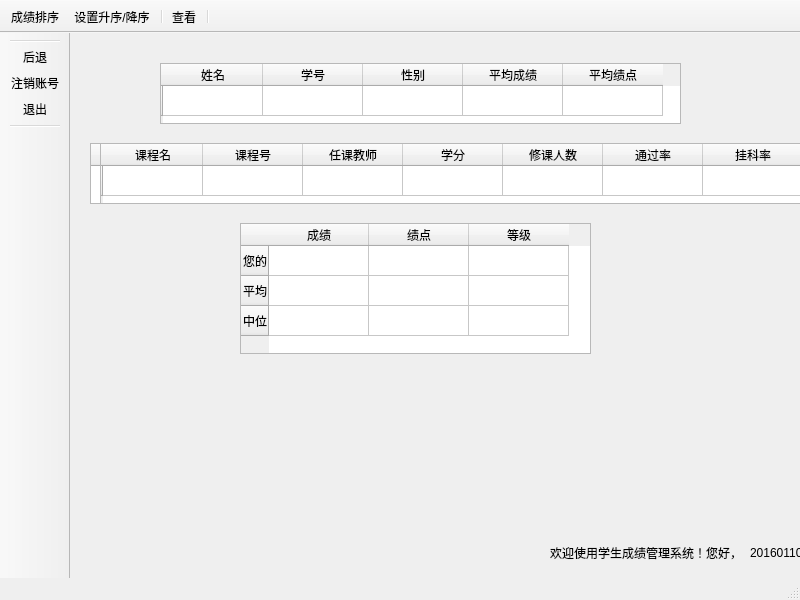
<?xml version="1.0" encoding="UTF-8"?>
<ui version="4.0">
 <class>MainWindow_Student</class>
 <widget class="QMainWindow" name="MainWindow_Student">
  <property name="geometry">
   <rect>
    <x>0</x>
    <y>0</y>
    <width>800</width>
    <height>600</height>
   </rect>
  </property>
  <property name="windowTitle">
   <string>学生成绩管理系统-学生模式</string>
  </property>
  <widget class="QWidget" name="centralwidget">
   <widget class="QLabel" name="label">
    <property name="geometry">
     <rect>
      <x>0</x>
      <y>0</y>
      <width>800</width>
      <height>600</height>
     </rect>
    </property>
    <property name="text">
     <string/>
    </property>
    <property name="pixmap">
     <pixmap resource="images.qrc">:/image/images/背景.png</pixmap>
    </property>
    <property name="scaledContents">
     <bool>true</bool>
    </property>
   </widget>
   <widget class="QLabel" name="label_fixed">
    <property name="geometry">
     <rect>
      <x>480</x>
      <y>512</y>
      <width>191</width>
      <height>16</height>
     </rect>
    </property>
    <property name="text">
     <string>欢迎使用学生成绩管理系统！您好，</string>
    </property>
   </widget>
   <widget class="QLabel" name="label_change">
    <property name="geometry">
     <rect>
      <x>680</x>
      <y>510</y>
      <width>121</width>
      <height>20</height>
     </rect>
    </property>
    <property name="text">
     <string>2016011073</string>
    </property>
   </widget>
   <widget class="QTableWidget" name="table_student">
    <property name="geometry">
     <rect>
      <x>20</x>
      <y>110</y>
      <width>721</width>
      <height>61</height>
     </rect>
    </property>
    <column>
     <property name="text">
      <string>课程名</string>
     </property>
    </column>
    <column>
     <property name="text">
      <string>课程号</string>
     </property>
    </column>
    <column>
     <property name="text">
      <string>任课教师</string>
     </property>
    </column>
    <column>
     <property name="text">
      <string>学分</string>
     </property>
    </column>
    <column>
     <property name="text">
      <string>成绩</string>
     </property>
    </column>
    <column>
     <property name="text">
      <string>绩点</string>
     </property>
    </column>
    <column>
     <property name="text">
      <string>等级</string>
     </property>
    </column>
   </widget>
   <widget class="QTableWidget" name="table_student_total">
    <property name="geometry">
     <rect>
      <x>90</x>
      <y>30</y>
      <width>521</width>
      <height>61</height>
     </rect>
    </property>
    <row>
     <property name="text">
      <string/>
     </property>
    </row>
    <column>
     <property name="text">
      <string>姓名</string>
     </property>
    </column>
    <column>
     <property name="text">
      <string>学号</string>
     </property>
    </column>
    <column>
     <property name="text">
      <string>性别</string>
     </property>
    </column>
    <column>
     <property name="text">
      <string>平均成绩</string>
     </property>
    </column>
    <column>
     <property name="text">
      <string>平均绩点</string>
     </property>
    </column>
   </widget>
   <widget class="QTableWidget" name="table_info1">
    <property name="geometry">
     <rect>
      <x>30</x>
      <y>110</y>
      <width>721</width>
      <height>61</height>
     </rect>
    </property>
    <row>
     <property name="text">
      <string/>
     </property>
    </row>
    <column>
     <property name="text">
      <string>课程名</string>
     </property>
    </column>
    <column>
     <property name="text">
      <string>课程号</string>
     </property>
    </column>
    <column>
     <property name="text">
      <string>任课教师</string>
     </property>
    </column>
    <column>
     <property name="text">
      <string>学分</string>
     </property>
    </column>
    <column>
     <property name="text">
      <string>修课人数</string>
     </property>
    </column>
    <column>
     <property name="text">
      <string>通过率</string>
     </property>
    </column>
    <column>
     <property name="text">
      <string>挂科率</string>
     </property>
    </column>
   </widget>
   <widget class="QTableWidget" name="table_info2">
    <property name="geometry">
     <rect>
      <x>170</x>
      <y>190</y>
      <width>351</width>
      <height>131</height>
     </rect>
    </property>
    <row>
     <property name="text">
      <string>您的</string>
     </property>
    </row>
    <row>
     <property name="text">
      <string>平均</string>
     </property>
    </row>
    <row>
     <property name="text">
      <string>中位</string>
     </property>
    </row>
    <column>
     <property name="text">
      <string>成绩</string>
     </property>
    </column>
    <column>
     <property name="text">
      <string>绩点</string>
     </property>
    </column>
    <column>
     <property name="text">
      <string>等级</string>
     </property>
    </column>
   </widget>
   <zorder>label</zorder>
   <zorder>table_student</zorder>
   <zorder>table_student_total</zorder>
   <zorder>label_fixed</zorder>
   <zorder>label_change</zorder>
   <zorder>table_info1</zorder>
   <zorder>table_info2</zorder>
  </widget>
  <widget class="QStatusBar" name="statusbar"/>
  <widget class="QToolBar" name="toolBar">
   <property name="windowTitle">
    <string>toolBar</string>
   </property>
   <property name="movable">
    <bool>false</bool>
   </property>
   <attribute name="toolBarArea">
    <enum>LeftToolBarArea</enum>
   </attribute>
   <attribute name="toolBarBreak">
    <bool>false</bool>
   </attribute>
   <addaction name="separator"/>
   <addaction name="action_back"/>
   <addaction name="action_relog"/>
   <addaction name="action_leave"/>
   <addaction name="separator"/>
  </widget>
  <widget class="QToolBar" name="toolBar_2">
   <property name="windowTitle">
    <string>toolBar_2</string>
   </property>
   <property name="movable">
    <bool>false</bool>
   </property>
   <attribute name="toolBarArea">
    <enum>TopToolBarArea</enum>
   </attribute>
   <attribute name="toolBarBreak">
    <bool>false</bool>
   </attribute>
   <addaction name="action_score"/>
   <addaction name="action_setsort"/>
   <addaction name="separator"/>
   <addaction name="action_look"/>
   <addaction name="separator"/>
  </widget>
  <action name="action_relog">
   <property name="icon">
    <iconset resource="images.qrc">
     <normaloff>:/image/images/注销.png</normaloff>:/image/images/注销.png</iconset>
   </property>
   <property name="text">
    <string>注销账号</string>
   </property>
  </action>
  <action name="action_leave">
   <property name="icon">
    <iconset resource="images.qrc">
     <normaloff>:/image/images/退出.png</normaloff>:/image/images/退出.png</iconset>
   </property>
   <property name="text">
    <string>退出</string>
   </property>
  </action>
  <action name="action_score">
   <property name="icon">
    <iconset resource="images.qrc">
     <normaloff>:/image/images/成绩.png</normaloff>:/image/images/成绩.png</iconset>
   </property>
   <property name="text">
    <string>成绩排序</string>
   </property>
  </action>
  <action name="action_setsort">
   <property name="icon">
    <iconset resource="images.qrc">
     <normaloff>:/image/images/排序.png</normaloff>:/image/images/排序.png</iconset>
   </property>
   <property name="text">
    <string>设置升序/降序</string>
   </property>
  </action>
  <action name="action_look">
   <property name="icon">
    <iconset resource="images.qrc">
     <normaloff>:/image/images/查看.png</normaloff>:/image/images/查看.png</iconset>
   </property>
   <property name="text">
    <string>查看</string>
   </property>
  </action>
  <action name="action_back">
   <property name="icon">
    <iconset resource="images.qrc">
     <normaloff>:/image/images/后退.png</normaloff>:/image/images/后退.png</iconset>
   </property>
   <property name="text">
    <string>后退</string>
   </property>
  </action>
 </widget>
 <resources>
  <include location="images.qrc"/>
 </resources>
 <connections/>
</ui>
